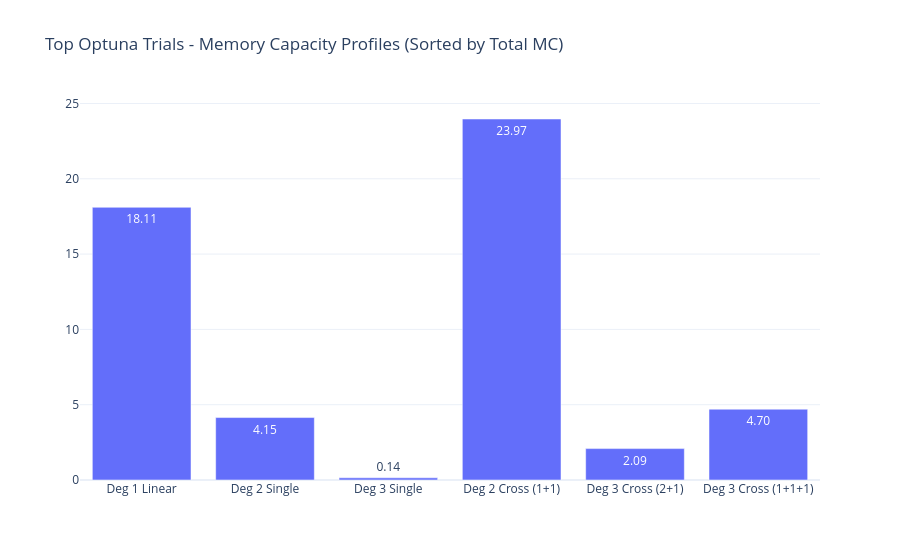

The notebook cell saved with this chart:
### Code cell
fig = go.Figure()

categories = [
    "Deg 1 Linear",
    "Deg 2 Single",
    "Deg 3 Single",
    "Deg 2 Cross (1+1)",
    "Deg 3 Cross (2+1)",
    "Deg 3 Cross (1+1+1)",
]

subplot_titles = f"Order Trial| Total: {top_order_val.total_mc:.2f}"

fig.add_trace(
    go.Bar(
        x=categories,
        y=results,
        text=[f"{v:.2f}" for v in results],
        textposition="auto",
        showlegend=False,
    ),
)
fig.update_layout(
    title_text="Top Optuna Trials - Memory Capacity Profiles (Sorted by Total MC)",
    template="plotly_white",
)

fig.show()

### Figure 1 — Plotly figure (JSON) as saved in the notebook; plotly's stock layout.template omitted (floating-point values rounded to 4 significant figures)
{"data": [{"showlegend": false, "text": ["18.11", "4.15", "0.14", "23.97", "2.09", "4.70"], "textposition": "auto", "type": "bar", "x": ["Deg 1 Linear", "Deg 2 Single", "Deg 3 Single", "Deg 2 Cross (1+1)", "Deg 3 Cross (2+1)", "Deg 3 Cross (1+1+1)"], "y": [18.11, 4.146, 0.1449, 23.97, 2.085, 4.701]}], "layout": {"title": {"text": "Top Optuna Trials - Memory Capacity Profiles (Sorted by Total MC)"}}}
